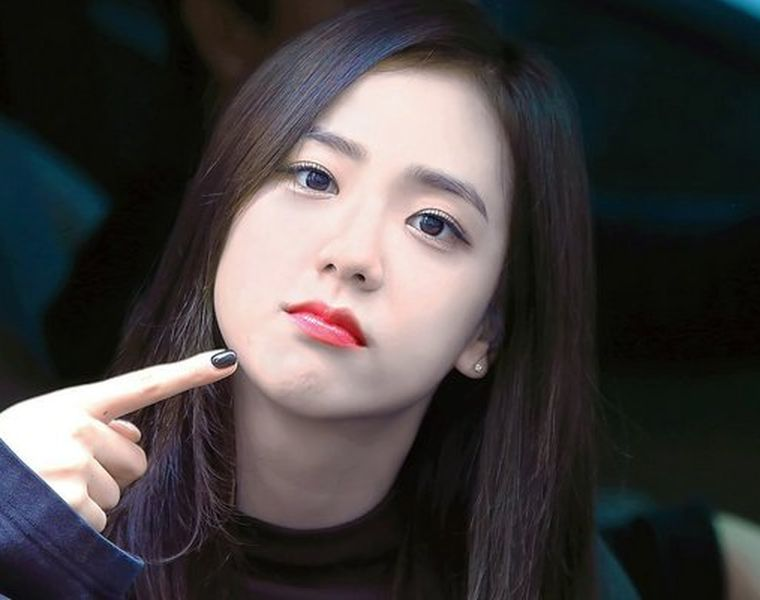
#> input picture jisoo.jpg, 760 x 600 px
$ jupyter execute Rotation.ipynb
#> lines starting #> are read from the running program, lines starting #| are printed output that depends on the picture
[cell 1]
import cv2 as cv
import matplotlib.pyplot as plt

image = cv.imread("jisoo.jpg")
#> image is the input picture: shape (600, 760, 3); mean B, G, R 64.8, 64.8, 69
h, w = image.shape[:2]
#> h = 600; w = 760

rotation_matrix = cv.getRotationMatrix2D((w/2,h/2), -180, 0.7)
rotated_image = cv.warpAffine(image, rotation_matrix, (w, h))
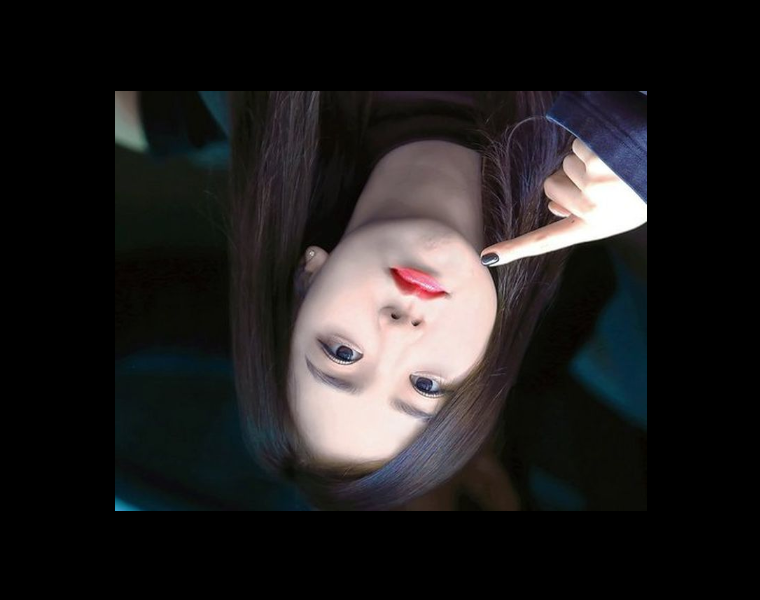
#> rotated_image: shape (600, 760, 3); mean B, G, R 31.7, 31.7, 33.8

plt.imshow(cv.cvtColor(rotated_image, cv.COLOR_BGR2RGB))
plt.title("Rotation")

plt.show()
